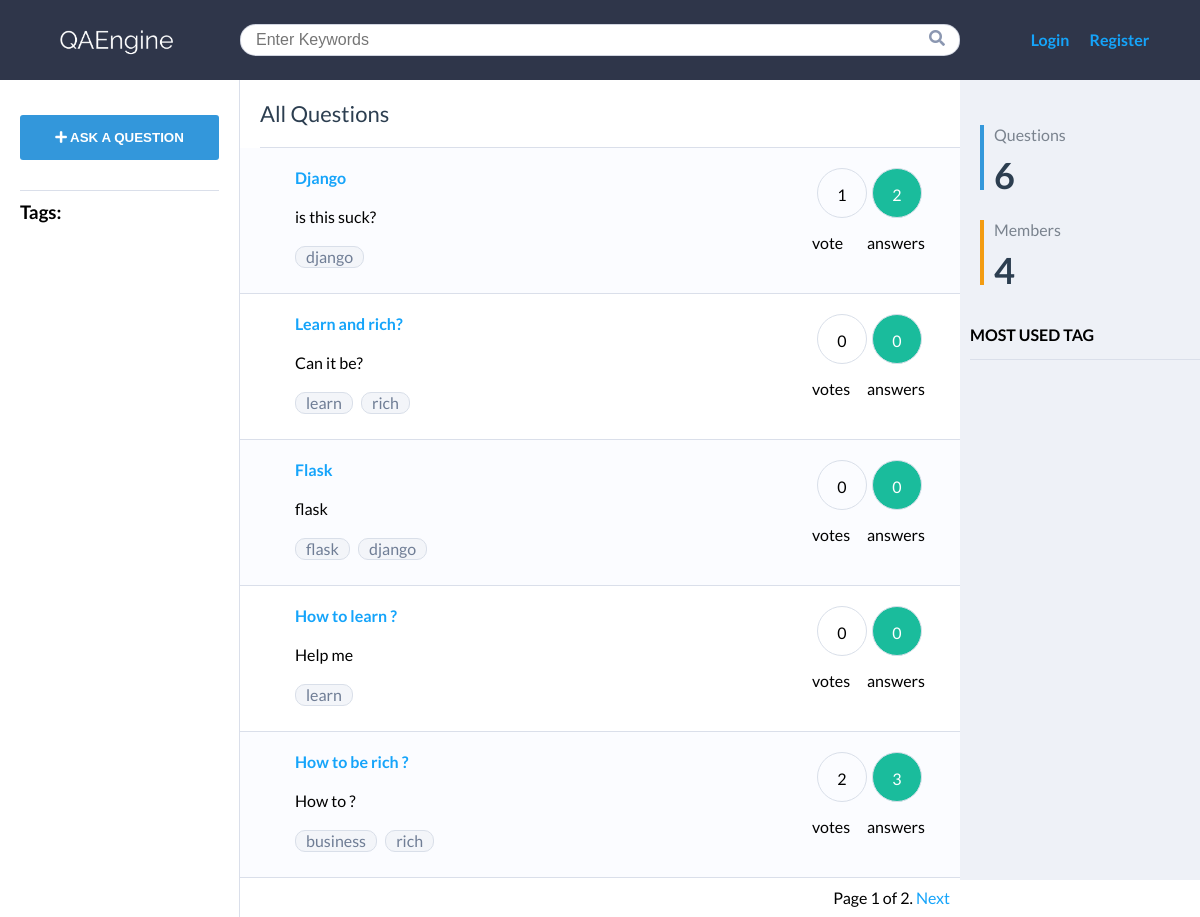
/, run on an earlier commit of the app's database.
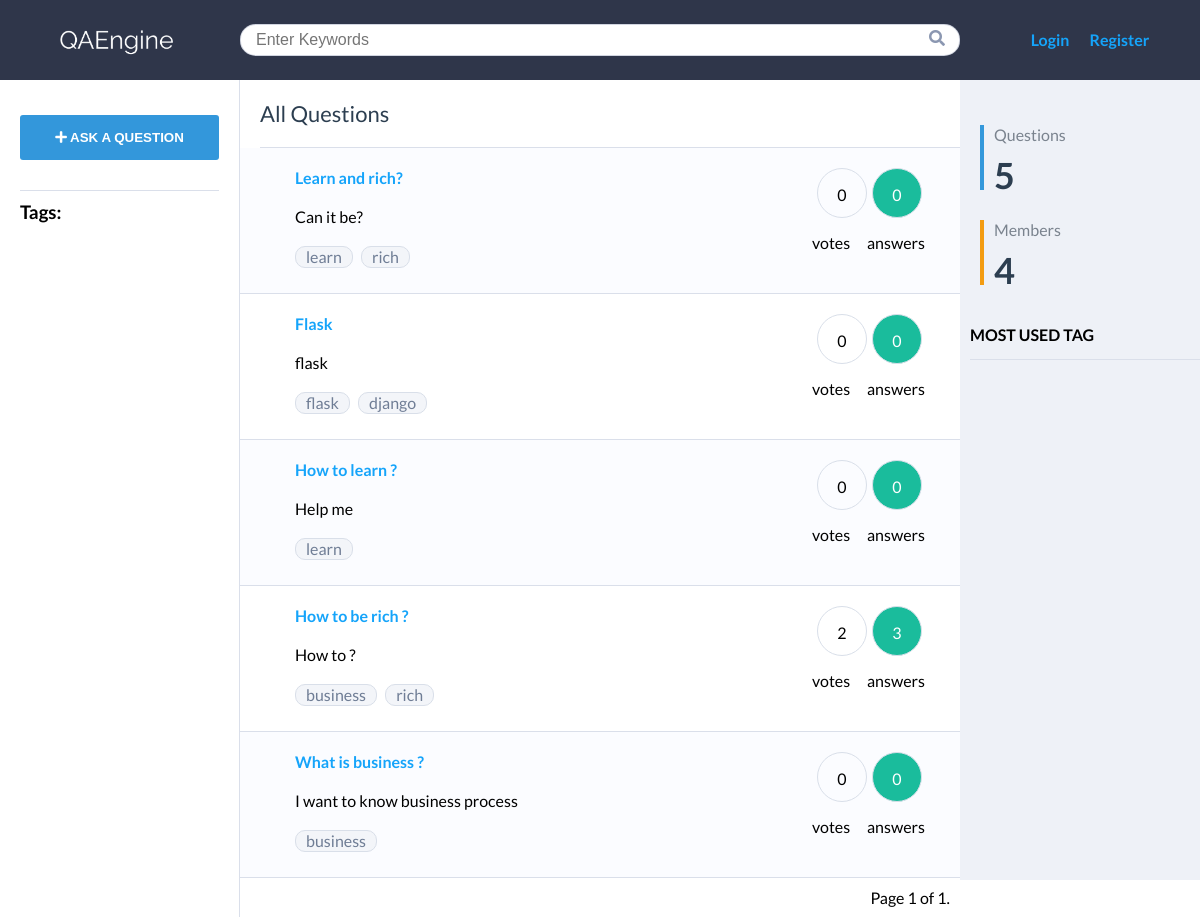
And on a later commit of the database.
### qa/models.py (models this page shows, shortened)
class Question(models.Model):
    title = models.CharField(max_length=250)
    slug = models.SlugField(max_length=250, unique_for_date='created')
    user = models.ForeignKey(
        User, on_delete=models.CASCADE, related_name="question")
    body = models.TextField()
    created = models.DateTimeField(auto_now_add=True)
    updated = models.DateTimeField(auto_now=True)
    votes = models.IntegerField(default=0)
    tags = TaggableManager()
    class Meta:
        ordering = ('-created',)
    def get_absolute_url(self):
        return reverse('qa:question_detail', args=[self.slug])

### qa/views.py (the view)
# urls.py: 2. Add a URL to urlpatterns:  path('', views.home, name='home')
def home(request, tag_slug=None):
    search_form = SearchForm()
    user_count = User.objects.count()
    object_list = Question.objects.all()
    tag = None
    if tag_slug:
        tag = get_object_or_404(Tag, slug=tag_slug)
        object_list = object_list.filter(tags__in=[tag])
    if 'query' in request.GET:
        search_form = SearchForm(request.GET)
        if search_form.is_valid():
            query = search_form.cleaned_data['query']
            object_list = Question.objects.filter(title__contains=query)
    paginator = Paginator(object_list, 5) # 5 questions each page
    page = request.GET.get('page')
    try:
        questions = paginator.page(page)
    except PageNotAnInteger:
        questions = paginator.page(1)
    except EmptyPage:
        questions = paginator.page(paginator.num_pages)
    return render(request, 'extends/home.html', {'user_count': user_count, 'question_count': Question.objects.count() ,'page': page, 'questions': questions, 'tag': tag, 'search_form': search_form})

### qa/forms.py
class SearchForm(forms.Form):
    query = forms.CharField(label="", widget=forms.TextInput(attrs={'placeholder': 'Enter Keywords'}))

### qa/templates/extends/home.html
{% extends '../base.html' %}
{% block content %}
<p class="content-title">All Questions</p>
<div class="questions">
    {% for question in questions %}
    <div class="question">
        <div class="question-content">
            <a  href="{{question.get_absolute_url}}"><h4>{{question.title}}</h4></a>
            <p class="my-2">{{question.body|truncatewords:30}}</p>
            {% for tag in question.tags.all %}
            <a href="{% url 'qa:question_by_tag' tag.slug %}" class="tag">{{tag.name}}</a>
            {%endfor%}
        </div>
        <div class="informations">
            <p><span>{{question.votes}}</span> vote{{question.votes|pluralize}}</p>
            <p><span style="background-color: #1ABC9C !important; color: #fff;">{{question.answers.count}}</span> answer{{question.answers.count|pluralize}}</p>
        </div>
    </div>
    {% endfor %}
</div>
{% include "../pagination.html" with page=questions %}
{% endblock %}

What changed in the data, as far as the page shows it:
removed Question: title "Django", body "is this suck?", votes "1", answers.count "2", Tag (name "django")
now on this page (row unchanged): Question: title "What is business ?", body "I want to know business process", votes "0", answers.count "0", Tag (name "business")
Also different on the page:
{{ page.paginator.num_pages }}: "2" → "1"
{{ question_count }}: "6" → "5"
text no longer shown: "Next"
